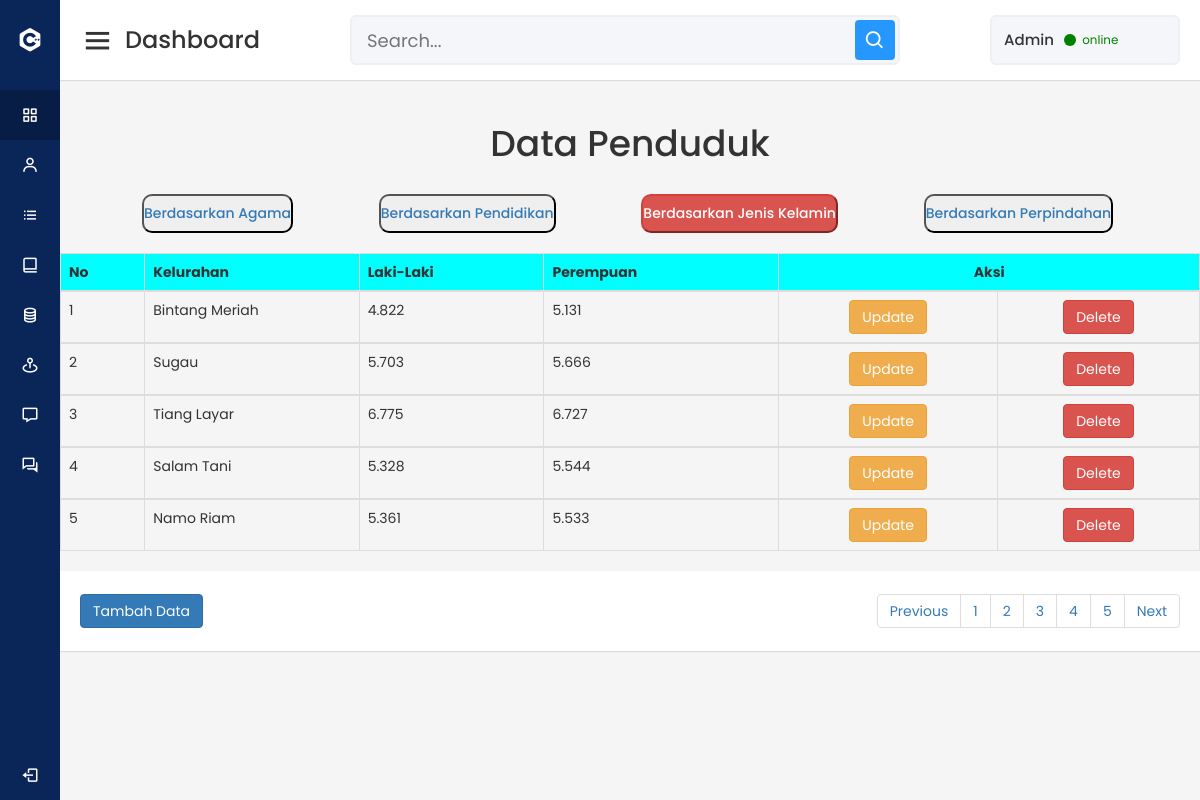
Page /Admin/menu/berd_jk.php on the committed database.
### tables this page shows
CREATE TABLE IF NOT EXISTS `tbl_penduduk` (
`id_pddk` int(11) NOT NULL,
  `kelurahan` varchar(30) NOT NULL,
  `islam` varchar(25) NOT NULL,
  `kristen` varchar(25) NOT NULL,
  `khatolik` varchar(25) NOT NULL,
  `hindu` varchar(25) NOT NULL,
  `budha` varchar(25) NOT NULL,
  `konghuchu` varchar(25) NOT NULL,
  `laki_laki` varchar(25) NOT NULL,
  `perempuan` varchar(25) NOT NULL,
  `antar_kel` varchar(25) NOT NULL,
  `antar_kec` varchar(25) NOT NULL,
  `blm_sekolah` varchar(25) NOT NULL,
  `tk_paud` varchar(25) NOT NULL,
  `SD` varchar(25) NOT NULL,
  `SMP` varchar(25) NOT NULL,
  `SMA` varchar(25) NOT NULL,
  `diploma` varchar(25) NOT NULL,
  `sarjana` varchar(25) NOT NULL
);

### Admin/menu/berd_jk.php (the view, shortened to what this page needs)
<?php
include "koneksi.php";
 ?>
<!DOCTYPE html>
<html lang="en" dir="ltr">
  <head>
    <link rel="stylesheet" href="../bootstrap/css/bootstrap.min.css">
    <link rel="stylesheet" href="../style.css">
    <link href='https://unpkg.com/boxicons@2.0.7/css/boxicons.min.css' rel='stylesheet'>
   </head>
<body>
<?php include "menu.php"; ?>
<section class="home-section">
<?php include "header.php"; ?>
  <div class="home-content">
    <center><h1>Data Penduduk</h1></center>
    <br>
    <a href="penduduk.php"><button style="margin-left: 82px; border-radius: 10px;">
    <h5>Berdasarkan Agama</h5></button></a>
    <a href="berd_pendidikan.php"><button style="margin-left: 82px; border-radius: 10px;">
    <h5>Berdasarkan Pendidikan</h5></button></a>
    <a href="berd_jk.php"><button style="margin-left: 82px; border-radius: 10px;" class="btn-danger">
    <h5>Berdasarkan Jenis Kelamin</h5></button></a>
    <a href="berd_perpindahan.php"><button style="margin-left: 82px; border-radius: 10px;">
    <h5>Berdasarkan Perpindahan</h5></button></a>
    <br>
    <table class="table table-bordered table-hover">
        <br>
        <thead>
        <tr style="background-color: aqua;">
            <th>No</th>
            <th>Kelurahan</th>
            <th>Laki-Laki</th>
            <th>Perempuan</th>
            <th colspan='2' class="text-center">Aksi</th>
        </tr>
        </thead>
        <tbody>
            <?php
            $batas = 5;
            $halaman = isset($_GET['halaman'])?(int)$_GET['halaman'] : 1;
            $halaman_awal = ($halaman>1) ? ($halaman * $batas) - $batas : 0;
            $previous = $halaman - 1;
            $next = $halaman + 1;
            $data = mysqli_query($kon,"select * from tbl_penduduk order by id_pddk asc");
            $jumlah_data = mysqli_num_rows($data);
            $total_halaman = ceil($jumlah_data / $batas);
            $data_berita = mysqli_query($kon,"select * from tbl_penduduk order by id_pddk asc limit $halaman_awal, $batas");
            $no = $halaman_awal+1;
            while($data = mysqli_fetch_array($data_berita)){
            ?>
            <tr>
                <td width="15px"><?php echo $no++;?></td>
                <td width="15px"><?php echo $data["kelurahan"]; ?></td>
                <td width="80px"><?php echo $data["laki_laki"]; ?></td>
                <td width="80px"><?php echo $data["perempuan"]; ?></td>
                <td width="80px">
                    <center> <a href="update_penduduk.php?id_pddk=<?php echo htmlspecialchars($data['id_pddk']); ?>" class="btn btn-warning" role="button">Update</a></td> </center>
                <td width="80px">
                    <center> <a href="<?php echo htmlspecialchars($_SERVER["PHP_SELF"]);?>?id_pddk=<?php echo $data['id_pddk']; ?>" class="btn btn-danger" role="button">Delete</a> </center>
                </td>
            </tr>
            </tbody>
            <?php
        }
        ?>
    </table>
    <nav>
    <a href="tambah_profil.php" class="btn btn-primary" role="button">Tambah Data</a>
      <ul class="pagination justify-content-right">
              <li class="page-item">
                <a class="page-link" <?php if($halaman > 1){ echo "href='?halaman=$previous'"; } ?> >Previous</a>
              </li>
              <?php
              for($x=1;$x<=$total_halaman;$x++){
                ?>
                <li class="page-item"><a class="page-link" href="?halaman=<?php echo $x ?>"><?php echo $x; ?></a></li>
                <?php
              }
              ?>
              <li class="page-item">
                <a  class="page-link" <?php if($halaman < $total_halaman) { echo "href='?halaman=$next'"; } ?>>Next</a>
              </li>
            </ul>
          </nav>
  </div>
</section>
</body>
</html>

### Admin/style.css (style rules this page uses)
* { margin: 0; padding: 0; box-sizing: border-box; font-family: 'Poppins', sans-serif; }
.home-section { position: relative; background: #f5f5f5; min-height: 100vh; width: calc(100% - 240px); left: 240px; transition: all 0.5s ease; }
.home-section nav { display: flex; justify-content: space-between; height: 80px; background: #fff; display: flex; align-items: center; position: fixed; width: calc(100% - 240px); left: 240px; z-index: 100; padding: 0 20px; box-shadow: 0 1px 1px rgba(0, 0, 0, 0.1); transition: all 0.5s ease; }
.home-section .home-content { position: relative; padding-top: 104px; }
@media (max-width: 1240px) { .home-section { width: calc(100% - 60px); left: 60px; } }
@media (max-width: 1240px) { .home-section nav { width: calc(100% - 60px); left: 60px; } }

### rows in the picture
tbl_penduduk: kelurahan "Bintang Meriah", laki_laki "4.822", perempuan "5.131"
tbl_penduduk: kelurahan "Sugau", laki_laki "5.703", perempuan "5.666"
tbl_penduduk: kelurahan "Tiang Layar", laki_laki "6.775", perempuan "6.727"
tbl_penduduk: kelurahan "Salam Tani", laki_laki "5.328", perempuan "5.544"
tbl_penduduk: kelurahan "Namo Riam", laki_laki "5.361", perempuan "5.533"
